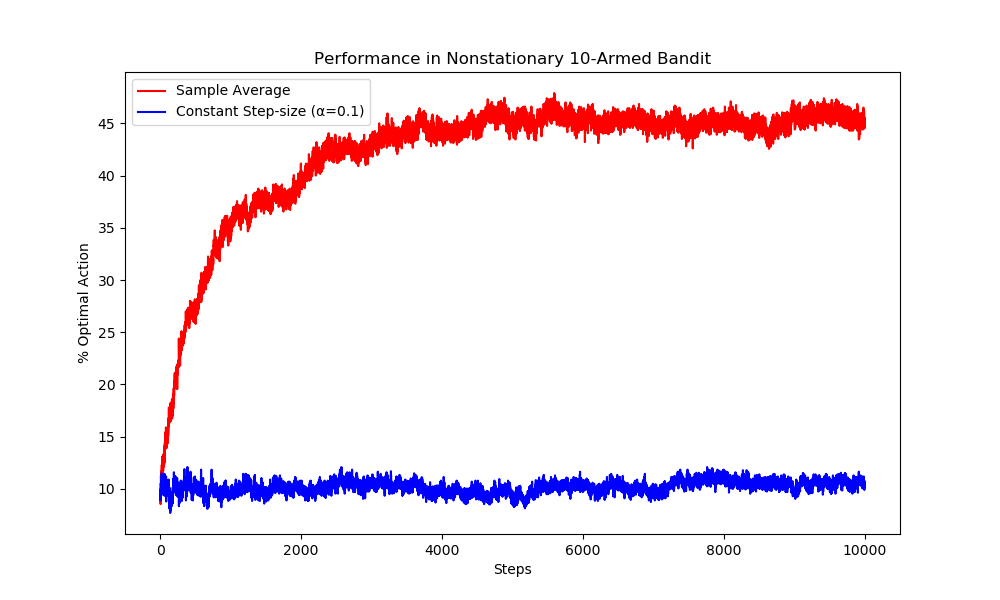

Generate this figure with Python:
import numpy as np
import matplotlib.pyplot as plt

class NonStationaryBandit:
    def __init__(self, k=10, alpha=None):
        self.k = k  # Number of arms
        self.q_true = np.zeros(k)  # True action values (start equal)
        self.q_est = np.zeros(k)  # Estimated action values
        self.action_count = np.zeros(k)  # Count of each action selection
        self.alpha = alpha  # Step-size parameter (None for sample-average method)

    def step(self):
        # Random walk for each action value
        self.q_true += np.random.normal(0, 0.01, self.k)

    def get_reward(self, action):
        return np.random.normal(self.q_true[action], 1)

    def update_estimates(self, action, reward):
        self.action_count[action] += 1
        if self.alpha is None:
            # Sample-average update
            self.q_est[action] += (1 / self.action_count[action]) * (reward - self.q_est[action])
        else:
            # Constant step-size update
            self.q_est[action] += self.alpha * (reward - self.q_est[action])

    def select_action(self, epsilon=0.1):
        if np.random.rand() < epsilon:
            return np.random.choice(self.k)  # Exploration
        else:
            return np.argmax(self.q_est)  # Exploitation

# Simulation parameters
steps = 10000
runs = 2000
epsilon = 0.1

# Store results
opt_action_counts_sample_avg = np.zeros(steps)
opt_action_counts_alpha = np.zeros(steps)

for run in range(runs):
    bandit_sample_avg = NonStationaryBandit()
    bandit_alpha = NonStationaryBandit(alpha=0.1)
    print(run)
    
    for step in range(steps):
        bandit_sample_avg.step()
        bandit_alpha.step()

        
        optimal_action = np.argmax(bandit_sample_avg.q_true)
        
        # Sample-average method
        action_sample_avg = bandit_sample_avg.select_action(epsilon)
        reward_sample_avg = bandit_sample_avg.get_reward(action_sample_avg)
        bandit_sample_avg.update_estimates(action_sample_avg, reward_sample_avg)
        
        # Constant step-size method
        action_alpha = bandit_alpha.select_action(epsilon)
        reward_alpha = bandit_alpha.get_reward(action_alpha)
        bandit_alpha.update_estimates(action_alpha, reward_alpha)
        
        # Record optimal action percentages
        if action_sample_avg == optimal_action:
            opt_action_counts_sample_avg[step] += 1
        if action_alpha == optimal_action:
            opt_action_counts_alpha[step] += 1

# Compute averages over runs
opt_action_counts_sample_avg /= runs
opt_action_counts_alpha /= runs

# Plot results
plt.figure(figsize=(10, 6))
plt.plot(opt_action_counts_sample_avg * 100, label="Sample Average", color='red')
plt.plot(opt_action_counts_alpha * 100, label="Constant Step-size (α=0.1)", color='blue')
plt.xlabel("Steps")
plt.ylabel("% Optimal Action")
plt.title("Performance in Nonstationary 10-Armed Bandit")
plt.legend()
plt.show()
